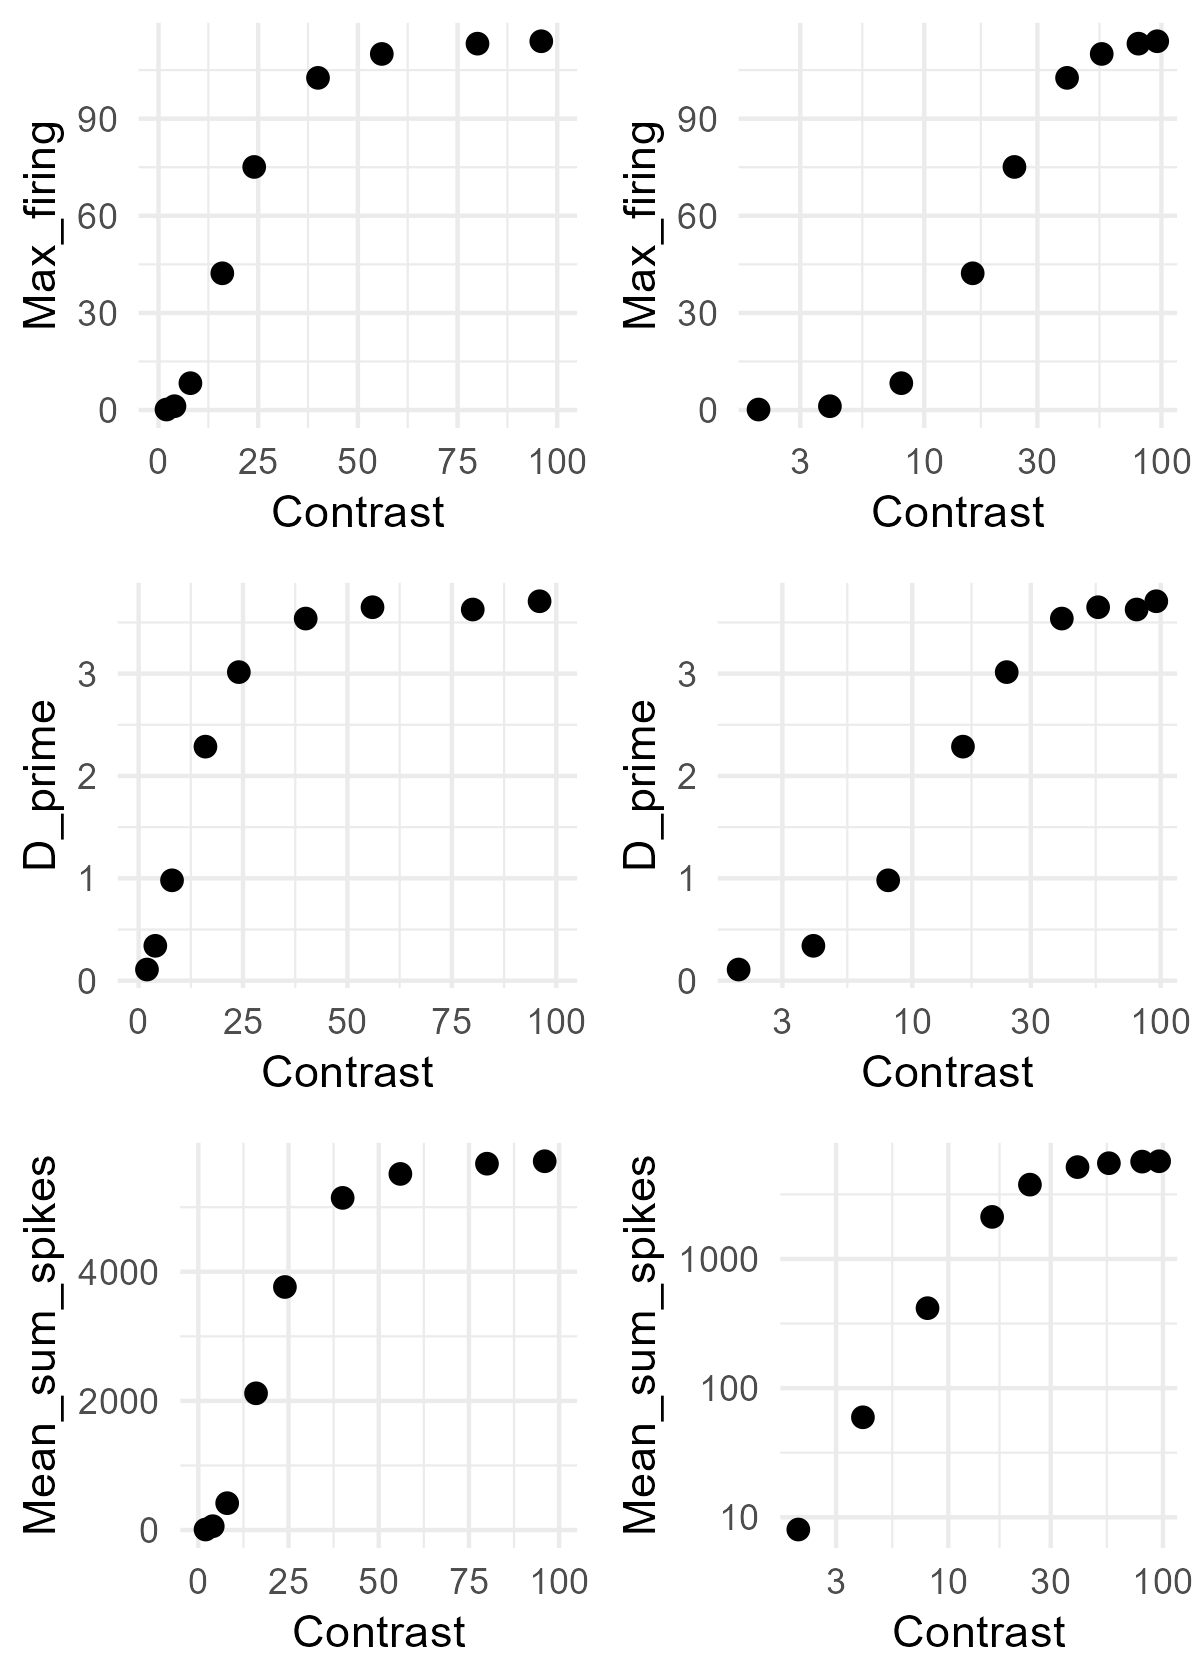

The R source for this figure:
# Simulation based on Albrecht & Hamilton (1982, Fig. 4)

library(tidyverse)
library(doParallel)
library(foreach)

Contrast <- c(2, 4, 8, 16, 24, 40, 56, 80, 96)
Rmax <- 115
C50 <- 19.3
n   <-  2.9

Max_firing <- Rmax * Contrast^n / (Contrast^n + C50^n)
df_ah <- data.frame(Contrast, Max_firing)

g1 <- ggplot(df_ah, aes(x = Contrast, y = Max_firing)) +
  geom_point(size = 2) +
  coord_cartesian(xlim = c(0, 100)) +
  theme_minimal()
g1            

g2 <- ggplot(df_ah, aes(x = Contrast, y = Max_firing)) +
  geom_point(size = 2) +
  scale_x_log10() +
  theme_minimal()
g2 

### Simulation ###
cl <- makeCluster(parallel::detectCores() - 1)
registerDoParallel(cl)

n_neurons <- 180                                               # Number of neurons in the population
orientations <- seq(1, 180, by = 1)                            # Possible orientations (0 to 359 degrees)
preferred_orientations <-  seq(1, 180, length.out = n_neurons) # Preferred orientation of each neuron
max_firing_seq <- df_ah$Max_firing                             # Maximum firing rate of each neuron
contrast <-       df_ah$Contrast
tuning_width    <- 20                                          # Tuning width (standard deviation) of each neuron's response curve
n_trials <- 10000

all_results <- list()

for (max_firing_rate in max_firing_seq) {
  
  cat("Running max firing rate =", max_firing_rate, "\n")
  
  tuning_curves <- matrix(0, nrow = n_neurons, ncol = length(orientations))
  
  for (i in 1:n_neurons) {
    tuning_curves[i, ] <- max_firing_rate * exp(
      -0.5 * (
        pmin(abs(orientations - preferred_orientations[i]),
             180 - abs(orientations - preferred_orientations[i]))^2
      ) / tuning_width^2
    )
  }
  
  # ---- 90 ----
  responses_90 <- foreach(
    i = 1:n_trials,
    .combine = rbind,
    .packages = "stats"
  ) %dopar% {
    
    input_90 <- rnorm(n_trials, 90, 0)
    idx <- round(input_90[i]) + 1
    idx <- pmin(pmax(idx, 1), 180)
    
    mu <- tuning_curves[, idx]
    mu[mu == 0] <- 1e-8
    
    resp <- rnbinom(n_neurons, size = 1000000, mu = mu)
    
    cbind(resp,
          neuron = seq_len(n_neurons),
          stim = 90,
          trial = i,
          maxFR = max_firing_rate)
  }
  
  # ---- 91 ----
  responses_91 <- foreach(
    i = 1:n_trials,
    .combine = rbind,
    .packages = "stats"
  ) %dopar% {
    
    input_91 <- rnorm(n_trials, 91, 0)
    idx <- round(input_91[i]) + 1
    idx <- pmin(pmax(idx, 1), 180)
    
    mu <- tuning_curves[, idx]
    mu[mu == 0] <- 1e-8
    
    resp <- rnbinom(n_neurons, size = 1000000, mu = mu)
    
    cbind(resp,
          neuron = seq_len(n_neurons),
          stim = 91,
          trial = i,
          maxFR = max_firing_rate)
  }
  
  df_tmp <- as.data.frame(rbind(responses_90, responses_91))
  colnames(df_tmp) <- c("Spikes", "Neuron", "Stimulus", "Trial", "Contrast")
  
  all_results[[as.character(max_firing_rate)]] <- df_tmp
}

df <- do.call(rbind, all_results)
df$Contrast <- contrast[match(df$Contrast, max_firing_seq)]

### Visualization ###
df %>%
  group_by(Stimulus, Contrast, Trial) %>%
  summarise(Sum_spikes = sum(Spikes), .groups = "drop") -> df_sum

g3 <- ggplot(df_sum, aes(x = Sum_spikes, color = factor(Contrast))) +
  geom_density(alpha = 0.2, linewidth = 1) +
  theme_classic() +
  labs(
    x = "Sum of spikes",
    y = "Density",
    color = "Max firing rate",
    fill =  "Max firing rate"
  )
g3

df_sum %>%
  group_by(Contrast) %>%
  summarise(Mean_sum_spikes = mean(Sum_spikes),
            SD_sum_spikes = sd(Sum_spikes), .groups = "drop") -> df_summary

df_summary %>%
  ggplot(aes(x = Contrast, y = Mean_sum_spikes)) +
  geom_point(size = 2) +
  coord_cartesian(xlim = c(0, 100)) +
  theme_minimal() -> g4
g4

df_summary %>%
  ggplot(aes(x = Contrast, y = Mean_sum_spikes)) +
  geom_point(size = 2) +
  scale_x_log10() +
  scale_y_log10() +
  theme_minimal() -> g5
g5

df_summary %>%
  ggplot(aes(x = Contrast, y = SD_sum_spikes)) +
  geom_point(size = 2) +
  coord_cartesian(xlim = c(0, 100)) +
  theme_minimal() -> g6
g6

df_summary %>%
  ggplot(aes(x = Contrast, y = SD_sum_spikes)) +
  geom_point(size = 2) +
  scale_x_log10() +
  theme_minimal() -> g7
g7

df %>%
  filter(Neuron %in% c(90, 91)) %>%
  pivot_wider(names_from = Neuron, values_from = Spikes) %>%
  ggplot(aes(x = `90`, y = `91`, color = factor(Stimulus))) +
  geom_point(size = 2, alpha = 0.2) +
  labs(x = "Neuron 90", y = "Neuron 91") +
  coord_cartesian(xlim = c(0, 100), ylim = c(0, 100)) +
  theme_minimal() +
  facet_wrap(. ~ Contrast) -> g8
# g8

# sanity check for fano factor 
df %>%
  group_by(Contrast, Stimulus, Neuron) %>%
  summarise(
    mean_spikes = mean(Spikes),
    var_spikes  = var(Spikes),
    fano = var_spikes / mean_spikes,
    .groups = "drop"
  ) %>%
  filter(mean_spikes > 0) %>%
  group_by(Contrast, Stimulus) %>%
  summarise(
    mean_mean_spikes = mean(mean_spikes, na.rm = TRUE),
    mean_var_spikes = mean(var_spikes),
    mean_fano = mean(fano, na.rm = TRUE), # average across neurons
    sd_fano   = sd(fano, na.rm = TRUE),   # sd across neurons
    .groups = "drop")

### Linear Fisher information ###
df_wide <- df %>%
  pivot_wider(
    id_cols = c(Trial, Contrast, Stimulus),
    names_from = Neuron,
    values_from = Spikes)

df_wide$Stimulus_bin <- ifelse(df_wide$Stimulus == 90, 1, 0)

compute_lfi <- function(data, lambda = 1e-6) {
  
  neurons <- grep("^[0-9]+$", colnames(data), value = TRUE)  
  
  data0 <- data[data$Stimulus_bin == 0, neurons]
  data1 <- data[data$Stimulus_bin == 1, neurons]
  
  mu0 <- colMeans(data0)
  mu1 <- colMeans(data1)
  
  df <- mu1 - mu0
  
  Sigma0 <- cov(data0)
  Sigma1 <- cov(data1)
  Sigma  <- (Sigma0 + Sigma1) / 2
  
  p <- length(neurons)              # 逆行列を安定化させる処理 (ニューロン間の相関を少し弱める)
  Sigma <- Sigma + lambda * diag(p) # Ridge正則化, Tikhonov regularization (小さい固有値を持ち上げる)
  
  I <- as.numeric(t(df) %*% solve(Sigma) %*% df) # LFI
  I_per_neuron <- I / p
  
  return(I_per_neuron)
}

maxFR_values <- sort(unique(df_wide$Contrast))

lfi_results <- data.frame(
  Contrast = numeric(),
  LFI_per_neuron = numeric()
)

for (maxFR in maxFR_values) {
  df_sub <- df_wide[df_wide$Contrast == maxFR, ]
  lfi_value <- compute_lfi(df_sub)
  lfi_results <- rbind(lfi_results,
                       data.frame(Contrast = maxFR,
                                  LFI_per_neuron = lfi_value))
}

lfi_results$Contrast <- contrast
print(lfi_results)

lfi_results %>%
  ggplot(aes(x = Contrast, y = LFI_per_neuron)) +
  geom_point(size = 2) +
  coord_cartesian(xlim = c(0, 100)) +
  theme_minimal() -> g9
g9

### Decoding with logistic regression ###
run_logistic_cv_parallel <- function(data, k = 5, ncores = detectCores() - 1) {
  
  predictors <- grep("^[0-9]+$", colnames(data), value = TRUE)  
  n <- nrow(data)
  
  set.seed(123)
  folds <- sample(rep(1:k, length.out = n))
  
  cl <- makeCluster(ncores)
  registerDoParallel(cl)
  
  acc <- foreach(i = 1:k, .combine = c) %dopar% {
    
    train <- data[folds != i, ]
    test  <- data[folds == i, ]
    
    model <- glm(
      Stimulus_bin ~ .,
      data = train[, c("Stimulus_bin", predictors)],
      family = binomial
    )
    
    prob <- predict(model, newdata = test, type = "response")
    pred <- ifelse(prob > 0.5, 1, 0)
    
    mean(pred == test$Stimulus_bin)
  }
  
  stopCluster(cl)
  
  mean(acc)
}

decoding_results <- data.frame(
  Contrast = numeric(),
  Decoding_accuracy = numeric()
)

for (maxFR in maxFR_values) {
  df_sub <- df_wide[df_wide$Contrast == maxFR, ]
  accuracy <- run_logistic_cv_parallel(df_sub, k = 5, ncores = detectCores() - 1)
  decoding_results <- rbind(decoding_results,
                            data.frame(Contrast = maxFR,
                                       Decoding_accuracy = accuracy))
}

decoding_results <- mutate(decoding_results, D_prime = qnorm(Decoding_accuracy) - qnorm(1 - Decoding_accuracy),
                           Contrast = contrast)
decoding_results

decoding_results %>%
  ggplot(aes(x = Contrast, y = D_prime)) +
  geom_point(size = 2) +
  coord_cartesian(xlim = c(0, 100)) +
  theme_minimal() -> g10
g10

decoding_results %>%
  ggplot(aes(x = Contrast, y = D_prime)) +
  geom_point(size = 2) +
  scale_x_log10() +
  theme_minimal() -> g11
g11

g <- cowplot::plot_grid(g1, g2, g10, g11, g4, g5, nrow = 3)
ggsave("fig_4.png", g, width = 4, height = 5.6, dpi = 300)
